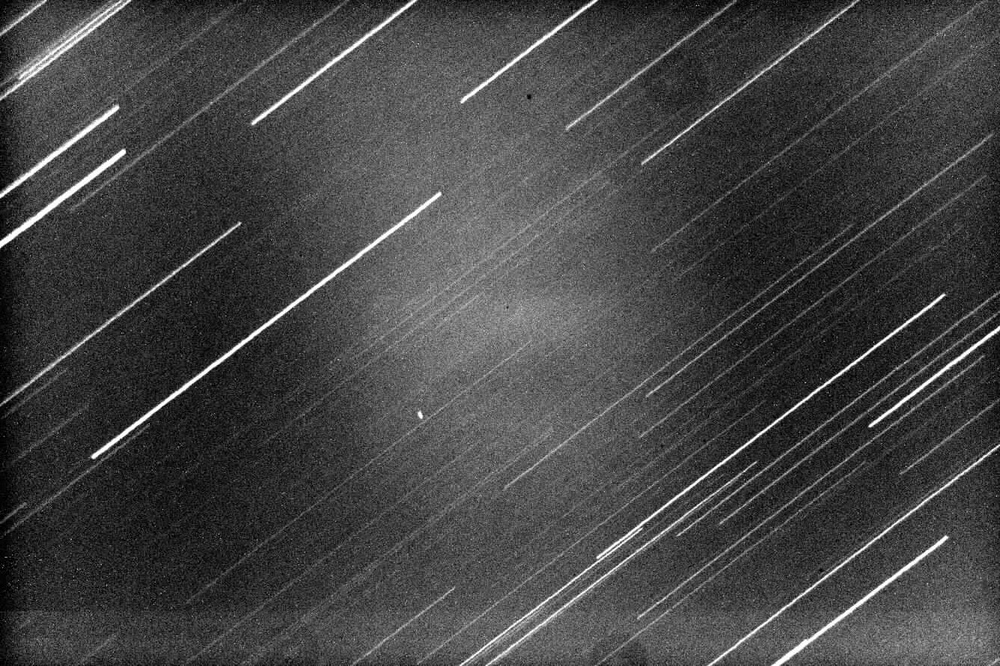
%> input picture gps_1.jpg, 1000 x 666 px, shrunk from 1336 x 890 before the run
$ octave FourierScatter.m   (GNU Octave 9; MATLAB toolbox functions it lacks are replaced by stand-ins)
%> lines starting %> are read from the running program, lines starting %| are printed output that depends on the picture
im=imread('gps_1.jpg');
%> im is the input picture: size 666x1000 uint8; min 0, max 255, mean 67.9
fim=fft2(im);
fims=fftshift(fim);
figure(1)
imagesc(abs(fims))
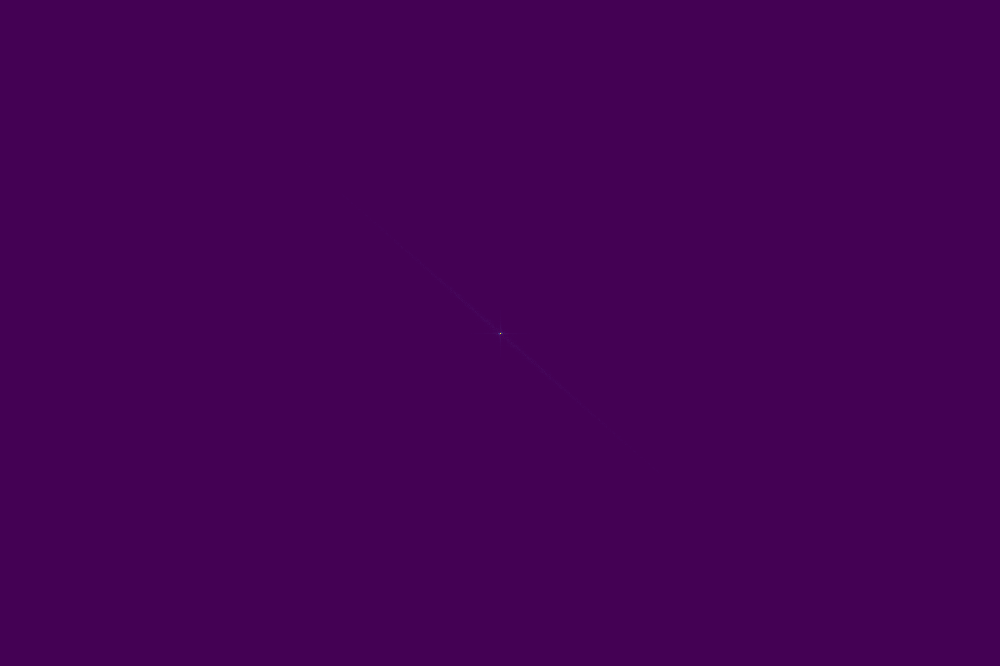
%> displayed picture: size 666x1000x3, on the screen's scale of 0 to 255; mean R, G, B 68, 1, 84
figure(2)
imagesc(log(abs(fims)+1))
x1 = ifft2((abs(fim).^2));
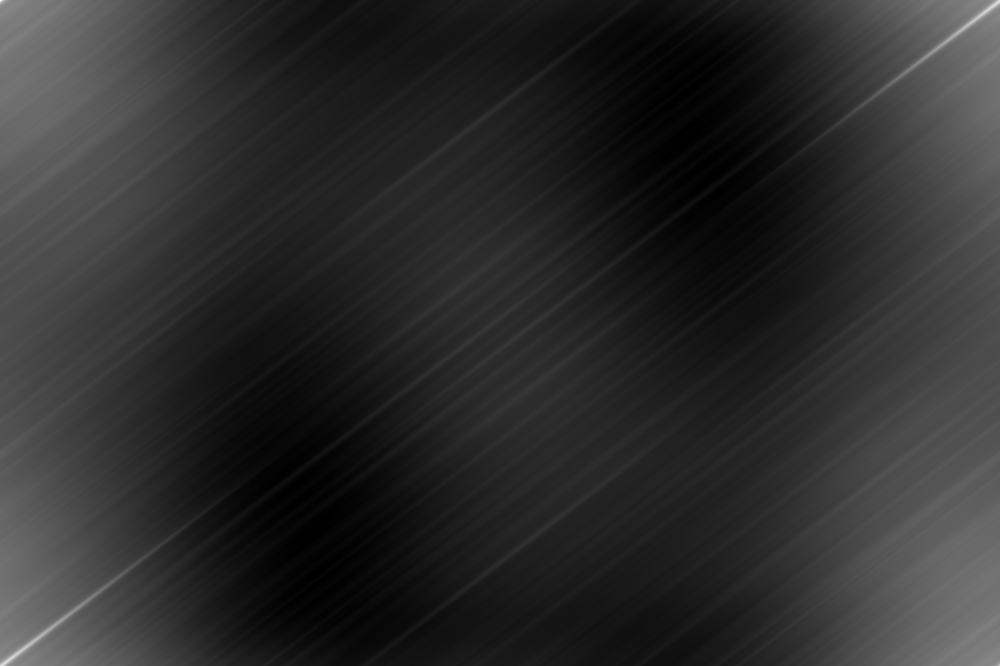
%> x1: size 666x1000 double; min 2877723109, max 3950196675, mean 3.07e+09; drawn with min black and max white
x1(1:5,1:5)
%> ans = [3950196675 3837784113 3722168060 3657456174 3593394193; 3815553858 3714841041 3630280353 3577851974 3533585797; 3674808912 3610751823 3563006690 3523354546 3494341101; 3599942674 3550186490 3513209277 3487570251 3470625449; 3536129537 3503389533 3480826802 3466342604 3456017111]
x2=abs(x1);
x2(1:5,1:5)
figure(3)
imagesc(x2)
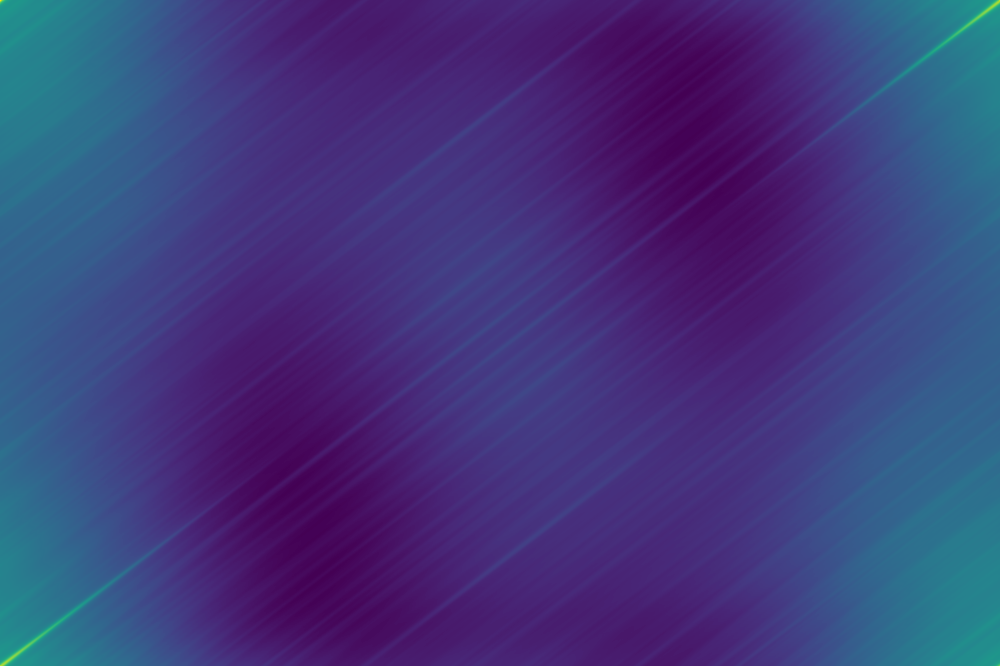
%> displayed picture: size 666x1000x3, on the screen's scale of 0 to 255; mean R, G, B 64.3, 58.1, 124.8


fim=fft2(im);
fims=fftshift(fim);
imagesc(log(abs(fims)+1))
figure(4)
imagesc(im)
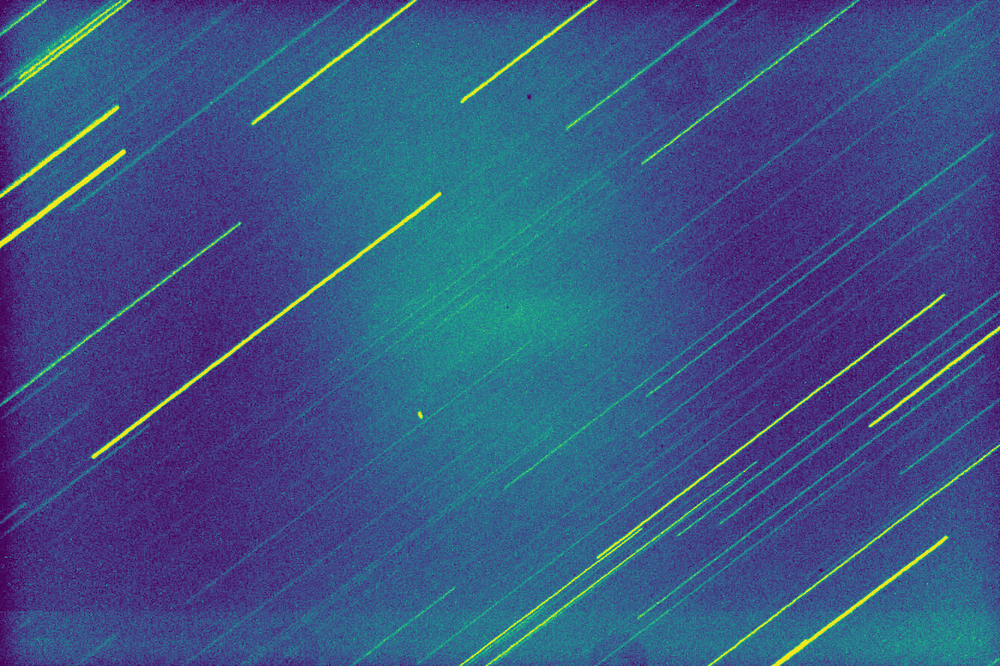
%> displayed picture: size 666x1000x3, on the screen's scale of 0 to 255; mean R, G, B 59.6, 83.7, 133
figure(5)
imagesc(log(abs(fims)+1))
max(abs(fims(:)))
%> ans = 45195967
min(abs(fims(:)))
%> ans = 10.2
figure(6)
imagesc(log(abs(fims)+1))
figure(7)
colormap jet
imagesc(im)
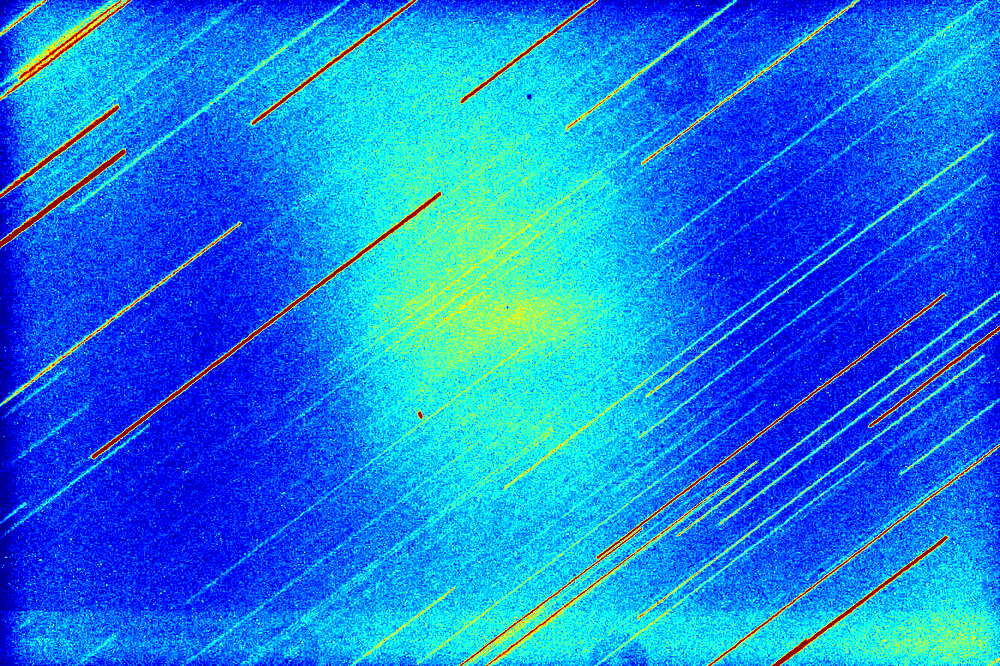
%> displayed picture: size 666x1000x3, on the screen's scale of 0 to 255; mean R, G, B 15.8, 126.3, 234.2
fim=fft2(im);
sfim=fftshift(fim);
help fftshift
figure(8)
imagesc(log(abs(sfim)+1))
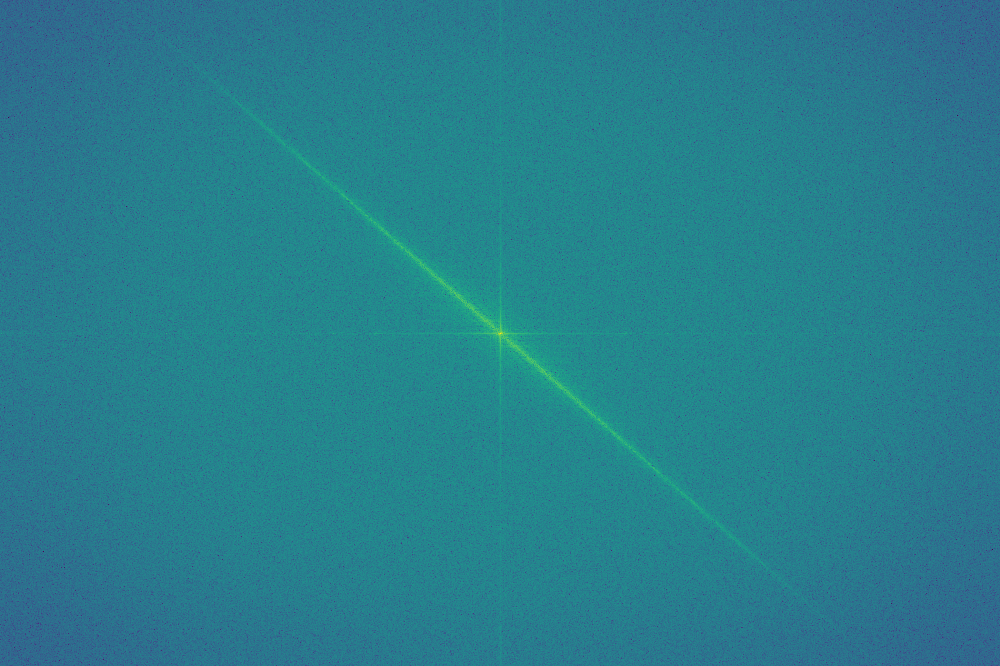
%> displayed picture: size 666x1000x3, on the screen's scale of 0 to 255; mean R, G, B 39.5, 126.6, 141.5
afim=abs(sfim);
hist(afim(:), 100)
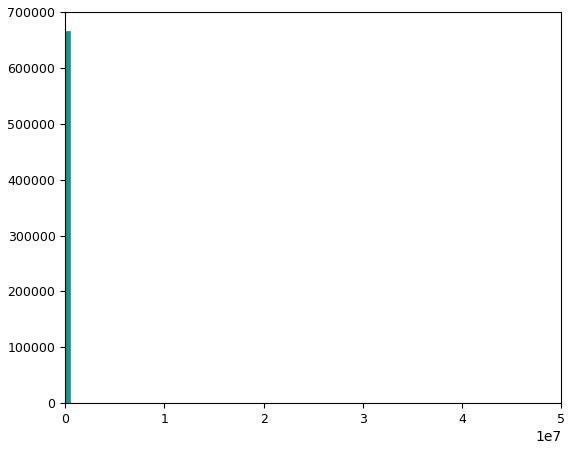
%> figure redrawn from the program's plot data; tallest bar 665671 high, from x = 10.2 to 451969.8
%fim=fft2(double(im));
fim=fft2(double(im(:,:,1)));
sfim=fftshift(fim);
figure(9)
imagesc(log(abs(sfim)+1))
figure(10)
imagesc(im)
